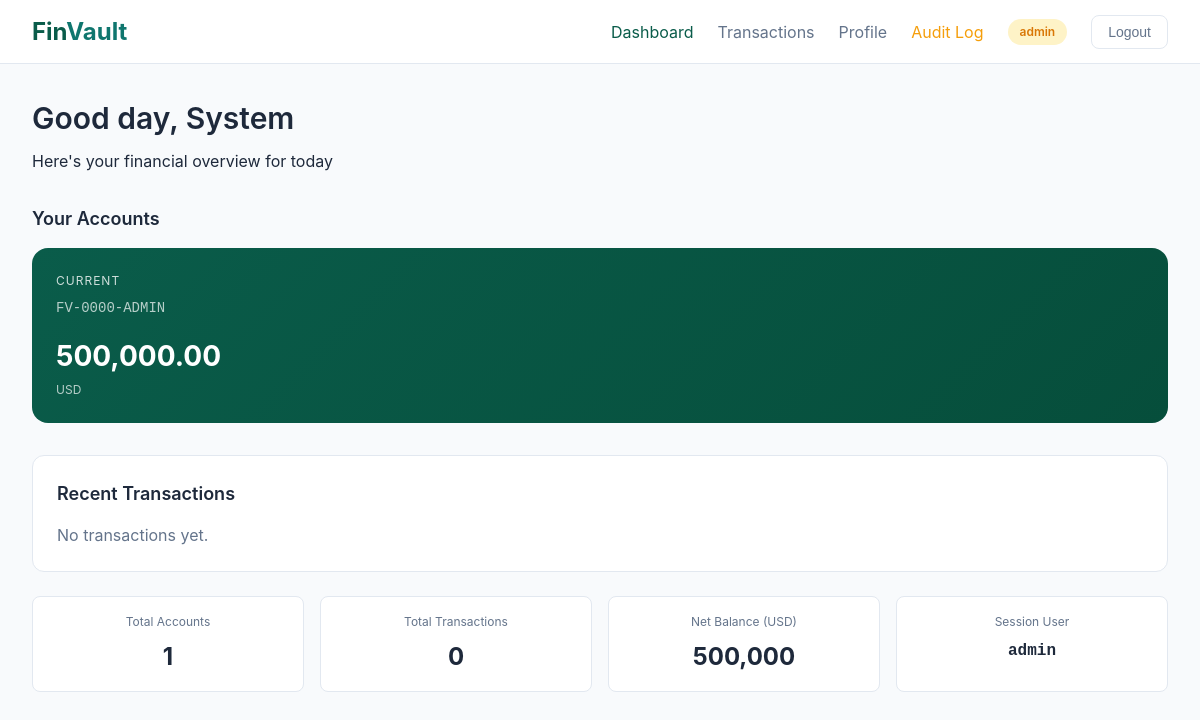
The app's page /dashboard (signed in) with its own data.
### tables this page shows
CREATE TABLE accounts (
            id          INTEGER PRIMARY KEY AUTOINCREMENT,
            user_id     INTEGER,
            account_no  TEXT UNIQUE NOT NULL,
            type        TEXT DEFAULT 'savings',
            balance     REAL DEFAULT 0.0,
            currency    TEXT DEFAULT 'USD',
            FOREIGN KEY (user_id) REFERENCES users(id)
        );

### app.py (the view)
@app.route("/dashboard")
@login_required
def dashboard():
    db = get_db()
    accounts = db.execute(
        "SELECT * FROM accounts WHERE user_id=?", (session["user_id"],)
    ).fetchall()
    recent_txns = []
    for acc in accounts:
        txns = db.execute(
            "SELECT * FROM transactions WHERE account_id=? ORDER BY created_at DESC LIMIT 5",
            (acc["id"],)
        ).fetchall()
        recent_txns.extend(txns)
    db.close()
    return render_template("dashboard.html",
                           accounts=accounts,
                           transactions=recent_txns)

### app.py (called while the page is built)
def get_db():
    db = sqlite3.connect(DB_PATH)
    db.row_factory = sqlite3.Row
    return db

def login_required(f):
    @wraps(f)
    def decorated(*args, **kwargs):
        if "user_id" not in session:
            return redirect(url_for("login"))
        return f(*args, **kwargs)
    return decorated

### templates/dashboard.html (shortened to what this page needs)
{% extends "base.html" %}
{% block body %}
<nav>
  <a class="nav-brand" href="/dashboard">Fin<span>Vault</span></a>
  <div class="nav-links">
    <a href="/dashboard" class="active">Dashboard</a>
    <a href="/transactions">Transactions</a>
    <a href="/profile">Profile</a>
    {% if session.role == 'admin' %}
    <a href="/admin/audit" style="color:var(--warning);">Audit Log</a>
    {% endif %}
    <span class="badge badge-{{ session.role }}">{{ session.role }}</span>
    <form action="/logout" method="GET" style="display:inline">
      <button class="btn-logout">Logout</button>
    </form>
  </div>
</nav>
<div class="page">
  <div class="page-header">
    <h1>Good day, {{ session.full_name.split()[0] }}</h1>
    <p>Here's your financial overview for today</p>
  </div>
  <div class="card-title">Your Accounts</div>
  {% if accounts %}
  <div class="grid-3" style="margin-bottom:2rem">
    {% for acc in accounts %}
    <div class="account-card">
      <div class="account-type">{{ acc.type }}</div>
      <div class="account-no">{{ acc.account_no }}</div>
      <div class="account-balance">
        {% if acc.balance >= 0 %}
          {{ "{:,.2f}".format(acc.balance) }}
        {% else %}
          -{{ "{:,.2f}".format(acc.balance|abs) }}
        {% endif %}
      </div>
      <div class="account-currency">{{ acc.currency }}</div>
    </div>
    {% endfor %}
  </div>
  {% else %}
  <div class="alert alert-info">No accounts found.</div>
  {% endif %}
  <div class="card">
    <p class="card-title">Recent Transactions</p>
    {% if transactions %}
    <div class="table-wrap">
      <table>
        <thead>
          <tr>
            <th>Date</th>
            <th>Description</th>
            <th>Type</th>
            <th style="text-align:right">Amount (USD)</th>
          </tr>
        </thead>
        <tbody>
          {% for txn in transactions[:10] %}
          <tr>
            <td class="mono text-muted">{{ txn.created_at[:10] }}</td>
            <td>{{ txn.description }}</td>
            <td>
              <span class="tag {% if txn.type == 'credit' %}tag-savings{% else %}tag-current{% endif %}">
                {{ txn.type }}
              </span>
            </td>
            <td style="text-align:right" class="mono {% if txn.type == 'credit' %}credit{% else %}debit{% endif %}">
              {% if txn.type == 'credit' %}+{% else %}-{% endif %}{{ "{:,.2f}".format(txn.amount) }}
            </td>
          </tr>
          {% endfor %}
        </tbody>
      </table>
    </div>
    <div style="margin-top:1rem;text-align:right">
      <a href="/transactions" style="color:var(--accent);font-size:.82rem;text-decoration:none;">
        View all transactions →
      </a>
    </div>
    {% else %}
    <div class="text-muted">No transactions yet.</div>
    {% endif %}
  </div>
  <div class="stat-row">
    <div class="stat">
      <div class="stat-label">Total Accounts</div>
      <div class="stat-value">{{ accounts|length }}</div>
    </div>
    <div class="stat">
      <div class="stat-label">Total Transactions</div>
      <div class="stat-value">{{ transactions|length }}</div>
    </div>
    <div class="stat">
      <div class="stat-label">Net Balance (USD)</div>
      <div class="stat-value">{{ "{:,.0f}".format(accounts|sum(attribute='balance')) }}</div>
    </div>
    <div class="stat">
      <div class="stat-label">Session User</div>
      <div class="stat-value" style="font-family:'DM Mono',monospace;font-size:1rem;">{{ session.username }}</div>
    </div>
  </div>
</div>
{% endblock %}

### templates/base.html (style rules this page uses)
:root { --primary: #0a5c4a; --primary-dark: #064e3b; --accent: #0f766e; --bg: #f8fafc; --surface: #ffffff; --text: #1e293b; --text-muted: #64748b; --border: #e2e8f0; --error: #dc2626; --error-bg: #fef2f2; --warning: #f59e0b; --success: #10b981; --info: #3b82f6; }
* { margin: 0; padding: 0; box-sizing: border-box; }
body { font-family: 'Inter', system-ui, -apple-system, 'Segoe UI', Roboto, Helvetica, Arial, sans-serif; background: var(--bg); color: var(--text); line-height: 1.5; }
nav { background: var(--surface); border-bottom: 1px solid var(--border); padding: 0 2rem; display: flex; justify-content: space-between; align-items: center; height: 64px; position: sticky; top: 0; z-index: 10; }
.nav-brand { font-size: 1.5rem; font-weight: 700; text-decoration: none; color: var(--primary); }
.nav-brand span { color: var(--accent); }
.nav-links { display: flex; gap: 1.5rem; align-items: center; }
.nav-links a { text-decoration: none; color: var(--text-muted); transition: color 0.2s; }
.nav-links a:hover, .nav-links a.active { color: var(--primary); }
.btn-logout { background: none; border: 1px solid var(--border); padding: 0.5rem 1rem; border-radius: 8px; cursor: pointer; font-size: 0.875rem; color: var(--text-muted); transition: all 0.2s; }
.badge { padding: 0.25rem 0.75rem; border-radius: 20px; font-size: 0.75rem; font-weight: 600; }
.badge-admin { background: #fef3c7; color: #d97706; }
.page { max-width: 1280px; margin: 2rem auto; padding: 0 2rem; }
.page-header { margin-bottom: 2rem; }
.page-header h1 { font-size: 1.875rem; font-weight: 600; margin-bottom: 0.5rem; }
.card, .auth-card { background: var(--surface); border-radius: 12px; border: 1px solid var(--border); padding: 1.5rem; margin-bottom: 1.5rem; }
.card-title { font-weight: 600; font-size: 1.125rem; margin-bottom: 1rem; color: var(--text); }
.account-card { background: linear-gradient(135deg, var(--primary) 0%, var(--primary-dark) 100%); color: white; padding: 1.5rem; border-radius: 16px; transition: transform 0.2s; }
.account-type { font-size: 0.75rem; text-transform: uppercase; letter-spacing: 1px; opacity: 0.8; margin-bottom: 0.5rem; }
.account-no { font-family: 'DM Mono', monospace; font-size: 0.875rem; opacity: 0.7; margin-bottom: 1rem; }
.account-balance { font-size: 1.75rem; font-weight: 700; margin-bottom: 0.25rem; }
.account-currency { font-size: 0.75rem; opacity: 0.7; }
.grid-3 { display: grid; grid-template-columns: repeat(auto-fit, minmax(280px, 1fr)); gap: 1.5rem; }
.text-muted { color: var(--text-muted); }
.stat-row { display: grid; grid-template-columns: repeat(auto-fit, minmax(200px, 1fr)); gap: 1rem; margin-top: 1.5rem; }
.stat { background: var(--surface); padding: 1rem; border-radius: 8px; border: 1px solid var(--border); text-align: center; }
.stat-label { font-size: 0.75rem; color: var(--text-muted); margin-bottom: 0.5rem; }
.stat-value { font-size: 1.5rem; font-weight: 700; }

### records on screen
accounts: type "CURRENT", account_no "FV-0000-ADMIN", balance "500,000.00", currency "USD"

### other values on screen
{{ session.role }} "admin"
{{ session.full_name.split()[0] }} "System"
{{ accounts|length }} "1"
{{ transactions|length }} "0"
{{ "{:,.0f}".format(accounts|sum(attribute='balance')) }} "500,000"
{{ session.username }} "admin"
